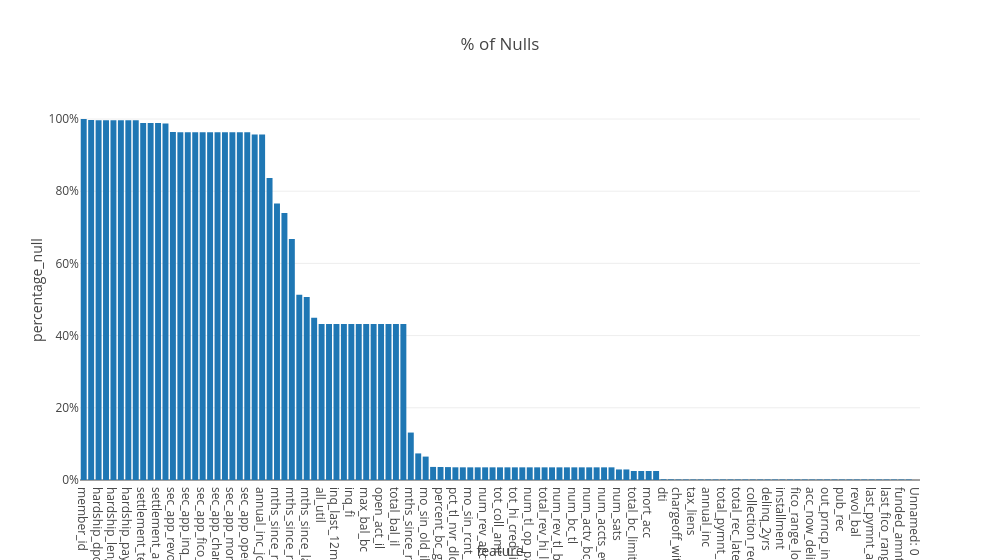

The notebook cell this image was saved under:
### Markdown cell above
### % of Nulls

### Code cell
pivoted_descibed_data['percentage_null'] = 1 - pivoted_descibed_data['count'] / pivoted_descibed_data['count'].max()
data_chart = pivoted_descibed_data\
    		.sort_values('percentage_null', ascending=False)\
            .reset_index()\
            .rename({'index':'feature'}, axis='columns')

fig = px.bar(data_chart,
             x='feature',
             y='percentage_null',
             template='none',
             width=1000,
             title="% of Nulls"
             )
fig.update_yaxes(tickformat='.0%')

### Figure 1 — Plotly figure (JSON) as saved in the notebook; plotly's stock layout.template omitted (floating-point values rounded to 4 significant figures)
{"data": [{"alignmentgroup": "True", "hovertemplate": "feature=%{x}<br>percentage_null=%{y}<extra></extra>", "legendgroup": "", "marker": {"color": "#1F77B4", "pattern": {"shape": ""}}, "name": "", "offsetgroup": "", "orientation": "v", "showlegend": false, "textposition": "auto", "type": "bar", "x": ["member_id", "orig_projected_additional_accrued_interest", "hardship_dpd", "hardship_amount", "hardship_length", "deferral_term", "hardship_payoff_balance_amount", "hardship_last_payment_amount", "settlement_term", "settlement_percentage", "settlement_amount", "sec_app_mths_since_last_major_derog", "sec_app_revol_util", "revol_bal_joint", "sec_app_inq_last_6mths", "sec_app_fico_range_low", "sec_app_fico_range_high", "sec_app_collections_12_mths_ex_med", "sec_app_chargeoff_within_12_mths", "sec_app_num_rev_accts", "sec_app_mort_acc", "sec_app_open_acc", "sec_app_open_act_il", "dti_joint", "annual_inc_joint", "mths_since_last_record", "mths_since_recent_bc_dlq", "mths_since_last_major_derog", "mths_since_recent_revol_delinq", "il_util", "mths_since_last_delinq", "mths_since_rcnt_il", "all_util", "open_acc_6m", "inq_last_12m", "total_cu_tl", "inq_fi", "open_rv_24m", "max_bal_bc", "open_rv_12m", "open_act_il", "open_il_24m", "total_bal_il", "open_il_12m", "mths_since_recent_inq", "num_tl_120dpd_2m", "mo_sin_old_il_acct", "bc_util", "percent_bc_gt_75", "bc_open_to_buy", "pct_tl_nvr_dlq", "avg_cur_bal", "mo_sin_rcnt_rev_tl_op", "mo_sin_old_rev_tl_op", "num_rev_accts", "num_tl_90g_dpd_24m", "tot_coll_amt", "tot_cur_bal", "tot_hi_cred_lim", "total_il_high_credit_limit", "num_tl_op_past_12m", "num_il_tl", "total_rev_hi_lim", "num_tl_30dpd", "num_rev_tl_bal_gt_0", "num_op_rev_tl", "num_bc_tl", "num_actv_rev_tl", "num_actv_bc_tl", "mo_sin_rcnt_tl", "num_accts_ever_120_pd", "mths_since_recent_bc", "num_sats", "num_bc_sats", "total_bc_limit", "total_bal_ex_mort", "mort_acc", "acc_open_past_24mths", "dti", "pub_rec_bankruptcies", "chargeoff_within_12_mths", "collections_12_mths_ex_med", "tax_liens", "inq_last_6mths", "annual_inc", "total_pymnt", "total_pymnt_inv", "total_rec_int", "total_rec_late_fee", "total_acc", "collection_recovery_fee", "total_rec_prncp", "delinq_2yrs", "delinq_amnt", "installment", "fico_range_high", "fico_range_low", "open_acc", "acc_now_delinq", "out_prncp", "out_prncp_inv", "policy_code", "pub_rec", "recoveries", "revol_bal", "loan_amnt", "last_pymnt_amnt", "last_fico_range_low", "last_fico_range_high", "id", "funded_amnt_inv", "funded_amnt", "Unnamed: 0"], "xaxis": "x", "y": [1, 0.9971, 0.9963, 0.9963, 0.9963, 0.9963, 0.9963, 0.9963, 0.989, 0.989, 0.989, 0.9874, 0.964, 0.9633, 0.9633, 0.9633, 0.9633, 0.9633, 0.9633, 0.9633, 0.9633, 0.9633, 0.9633, 0.957, 0.957, 0.8368, 0.7659, 0.7396, 0.6674, 0.513, 0.5072, 0.4495, 0.4323, 0.4322, 0.4322, 0.4322, 0.4322, 0.4322, 0.4322, 0.4322, 0.4322, 0.4322, 0.4322, 0.4322, 0.1314, 0.07362, 0.06486, 0.03624, 0.03595, 0.03573, 0.03515, 0.03509, 0.03507, 0.03507, 0.03507, 0.03507, 0.03507, 0.03507, 0.03507, 0.03507, 0.03507, 0.03507, 0.03507, 0.03507, 0.03507, 0.03507, 0.03507, 0.03507, 0.03507, 0.03507, 0.03507, 0.03507, 0.02924, 0.02924, 0.02497, 0.02497, 0.02497, 0.02497, 0.001956, 0.001721, 0.001401, 0.001401, 0.001393, 0.001374, 0.001373, 0.001373, 0.001373, 0.001373, 0.001373, 0.001373, 0.001373, 0.001373, 0.001373, 0.001373, 0.001373, 0.001373, 0.001373, 0.001373, 0.001373, 0.001373, 0.001373, 0.001373, 0.001373, 0.001373, 0.001373, 0.001373, 0.001373, 0.001373, 0.001373, 0.001373, 0.001373, 0.001373, 0], "yaxis": "y"}], "layout": {"barmode": "relative", "legend": {"tracegroupgap": 0}, "title": {"text": "% of Nulls"}, "width": 1000, "xaxis": {"anchor": "y", "domain": [0, 1], "title": {"text": "feature"}}, "yaxis": {"anchor": "x", "domain": [0, 1], "tickformat": ".0%", "title": {"text": "percentage_null"}}}}
